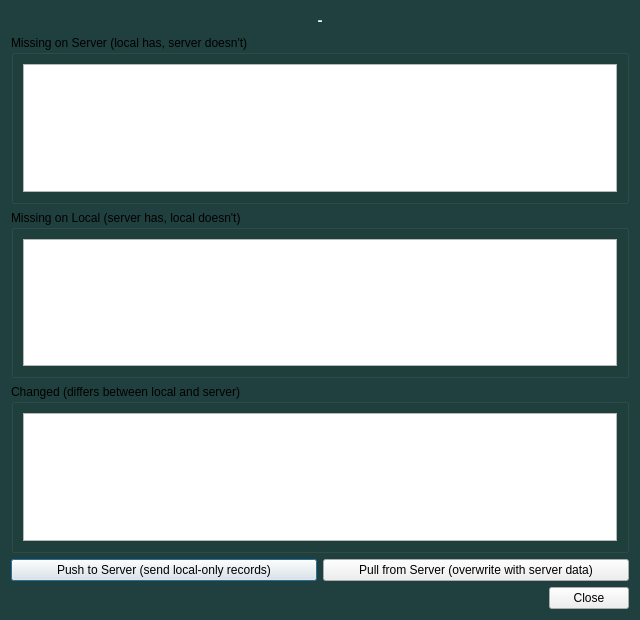
<?xml version="1.0" encoding="UTF-8"?>
<ui version="4.0">
 <class>ReconcileWindow</class>
 <widget class="QDialog" name="ReconcileWindow">
  <property name="geometry"><rect><x>0</x><y>0</y><width>640</width><height>620</height></rect></property>
  <property name="windowTitle"><string>Data Reconciliation</string></property>
  <property name="styleSheet">
   <string notr="true">/*
 Cùng convention với register_window.ui — widget kế thừa theme từ MainWindow
 qua cây cha-con, chỉ bổ sung phần MainWindow không có (QDialog/QLabel nền).
 */
QDialog {
    background-color: #1F403E;
}

QLabel {
    background-color: transparent;
    color: #F3F7F5;
}</string>
  </property>
  <layout class="QVBoxLayout" name="verticalLayoutRoot">
   <item>
    <widget class="QLabel" name="labelSummary">
     <property name="font"><font><pointsize>11</pointsize><bold>true</bold></font></property>
     <property name="alignment"><set>Qt::AlignCenter</set></property>
     <property name="text"><string>-</string></property>
    </widget>
   </item>
   <item>
    <widget class="QGroupBox" name="groupBoxMissingOnServer">
     <property name="title"><string>Missing on Server (local has, server doesn't)</string></property>
     <layout class="QVBoxLayout" name="verticalLayoutMissingOnServer">
      <item><widget class="QListWidget" name="listWidgetMissingOnServer"/></item>
     </layout>
    </widget>
   </item>
   <item>
    <widget class="QGroupBox" name="groupBoxMissingOnLocal">
     <property name="title"><string>Missing on Local (server has, local doesn't)</string></property>
     <layout class="QVBoxLayout" name="verticalLayoutMissingOnLocal">
      <item><widget class="QListWidget" name="listWidgetMissingOnLocal"/></item>
     </layout>
    </widget>
   </item>
   <item>
    <widget class="QGroupBox" name="groupBoxChanged">
     <property name="title"><string>Changed (differs between local and server)</string></property>
     <layout class="QVBoxLayout" name="verticalLayoutChanged">
      <item><widget class="QListWidget" name="listWidgetChanged"/></item>
     </layout>
    </widget>
   </item>
   <item>
    <layout class="QHBoxLayout" name="horizontalLayoutActions">
     <item>
      <widget class="QPushButton" name="pushButtonPush">
       <property name="minimumHeight"><number>36</number></property>
       <property name="text"><string>Push to Server (send local-only records)</string></property>
      </widget>
     </item>
     <item>
      <widget class="QPushButton" name="pushButtonPull">
       <property name="minimumHeight"><number>36</number></property>
       <property name="text"><string>Pull from Server (overwrite with server data)</string></property>
      </widget>
     </item>
    </layout>
   </item>
   <item>
    <layout class="QHBoxLayout" name="horizontalLayoutBottom">
     <item>
      <spacer name="horizontalSpacerBottom">
       <property name="orientation"><enum>Qt::Horizontal</enum></property>
       <property name="sizeHint"><size><width>40</width><height>20</height></size></property>
      </spacer>
     </item>
     <item><widget class="QPushButton" name="pushButtonClose"><property name="minimumHeight"><number>34</number></property><property name="minimumWidth"><number>100</number></property><property name="text"><string>Close</string></property></widget></item>
    </layout>
   </item>
  </layout>
 </widget>
 <resources/>
 <connections/>
</ui>
